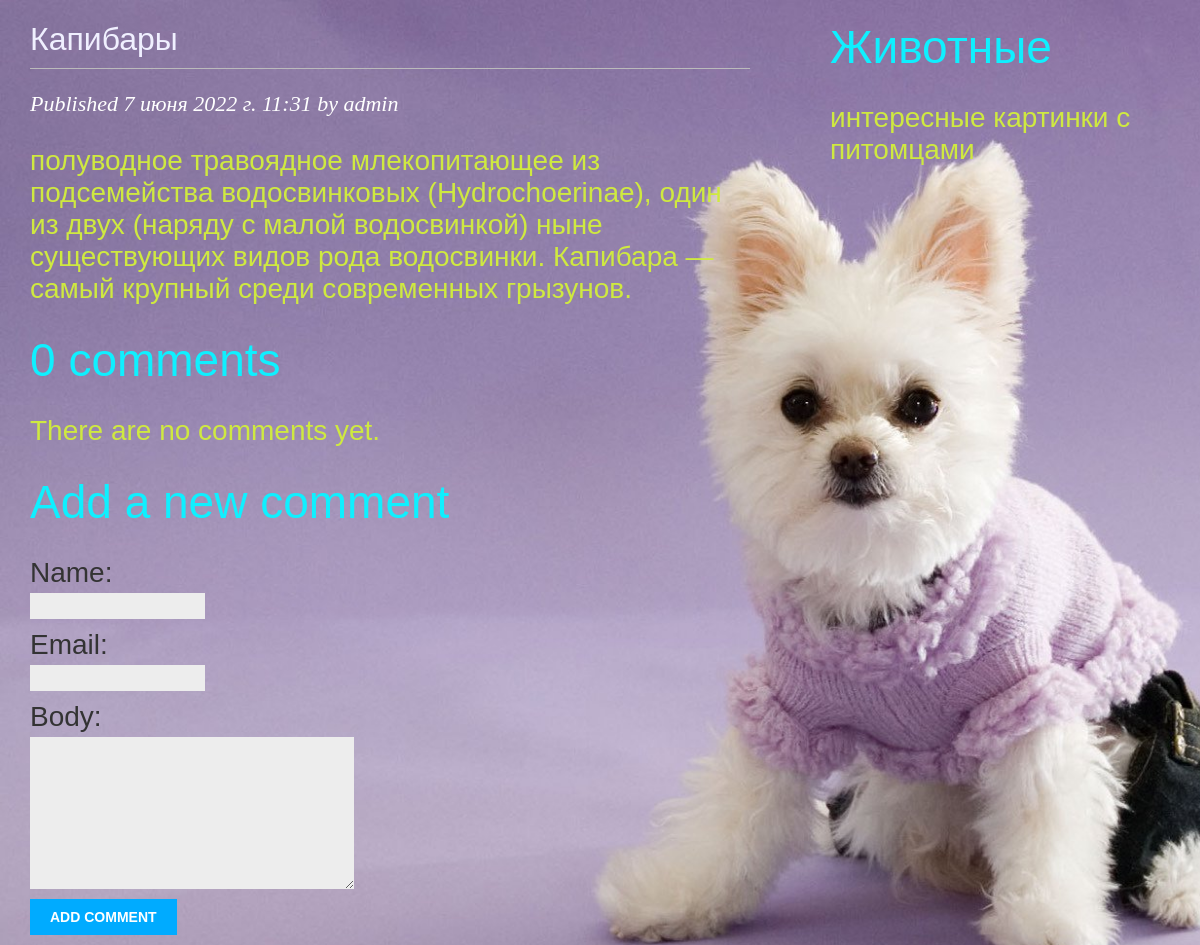
The app's page /blog/4/ with its own data.
### blog/models.py (models this page shows, shortened)
class Post(models.Model):
    class Status(models.TextChoices):
        DRAFT = 'DF', 'Draft'
        PUBLISHED = 'PB', 'Published'
    title = models.CharField(max_length=250)
    slug = models.SlugField(max_length=250)
    author = models.ForeignKey(User,
    on_delete=models.CASCADE,
    related_name='blog_posts')
    body = models.TextField()
    publish = models.DateTimeField(default=timezone.now)
    created = models.DateTimeField(auto_now_add=True)
    updated = models.DateTimeField(auto_now=True)
    status = models.CharField(max_length=2,
    choices=Status.choices,
    default=Status.DRAFT)
    objects = models.Manager() # The default manager.
    published = PublishedManager() # Our custom manager.
    class Meta:
        ordering = ['-publish']
        indexes = [
        models.Index(fields=['-publish']),
        ]

### blog/views.py (the view)
# urls.py: path('<int:id>/', views.post_detail, name='post_detail'),
def post_detail(request, id):
    post = get_object_or_404(Post, id=id, status=Post.Status.PUBLISHED)
    comments = post.comments.filter(active=True)
    form = CommentForm()
    return render(request, 'blog/post/detail.html', {'post': post, 'comments': comments,
'form': form})

### blog/forms.py
class CommentForm(forms.ModelForm):
    class Meta:
        model = Comment
        fields = ['name', 'email', 'body']

### blog/templates/blog/post/detail.html (shortened to what this page needs)
{% extends "blog/base.html" %}
{% block content %}
  <h1>{{ post.title }}</h1>
  <p class="date">
    Published {{ post.publish }} by {{ post.author }}
  </p>
  {{ post.body|linebreaks }}
{% with comments.count as total_comments %}
 <h2>{{ total_comments }} comment{{ total_comments|pluralize }}</h2>
{% endwith %}
{% for comment in comments %}
 <div class="comment">
 <p class="info">
 Comment {{ forloop.counter }} by {{ comment.name }}
 {{ comment.created }}
 </p>
 {{ comment.body|linebreaks }}
 </div>
{% empty %}
 <p>There are no comments yet.</p>
{% endfor %}
<h2>Add a new comment</h2>
 <form action="{% url "blog:post_comment" post.id %}" method="post">
 {{ form.as_p }}
 <p><input type="submit" value="Add comment"></p>
 </form>
 {% endblock %}

### blog/static/css/blog.css (style rules this page uses)
body { color:#00F0ff; margin:0; padding:0; font-family:helvetica, sans-serif; background-size: 146% auto; }
h1 { font-weight:normal; color:#F0F0ff; border-bottom:1px solid #bbb; padding:0 0 10px 0; }
p { font-size: 28px; color:#cfe940 ; font-style:Montserrat; }
h2 { color:#0FF0fF; font-weight:normal; margin:10px 0 0; font-size:46px; }
p.date { color:#fff; font-family: georgia, serif; font-size: 22px; font-style: italic; }
label { float:left; clear:both; color:#333; margin-bottom:4px; }
input, textarea { clear:both; float:left; margin:0 0 10px; background:#ededed; border:0; padding:6px 10px; font-size:12px; }
input[type=submit] { font-weight:bold; background:#00abff; color:#fff; padding:10px 20px; font-size:14px; text-transform:uppercase; }

### records on screen
Post: title "Капибары", publish "7 июня 2022 г. 11:31", author "admin", body "полуводное травоядное млекопитающее из подсемейства водосвинковых (Hydrochoerinae), один из двух (наряду с малой водосвинкой) ныне существующих видов рода водосвинки. Капибара — самый крупный среди современных грызунов."

### other values on screen
{{ total_comments }} "0"
